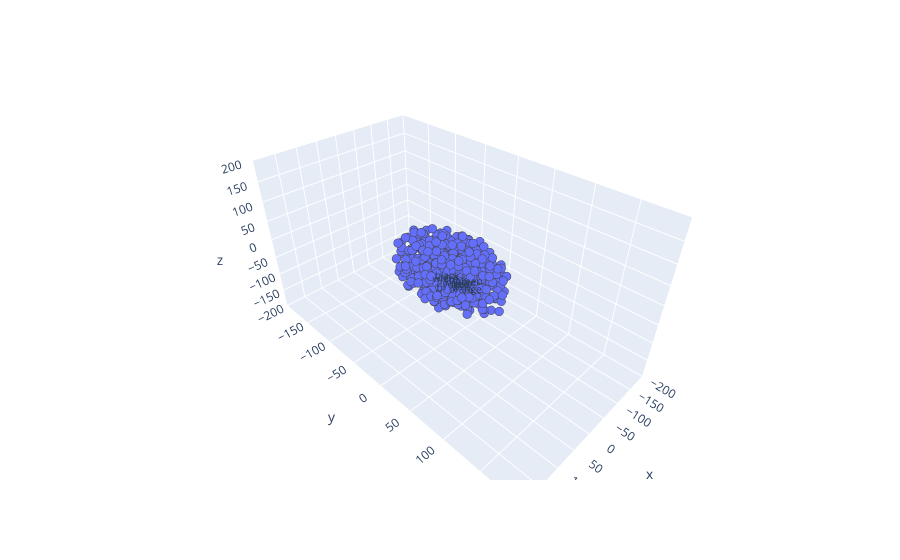

Source (notebook cell):
### Code cell
# Add some specific terms to sample:
colours = ['red','green','blue','orange','yellow','purple','pink','cream','brown','black','white','gray']

word_vectors = model.wv[colours+sample]

tsne = TSNE(n_components=3)
tsne_embedding = tsne.fit_transform(word_vectors)

x, y, z = np.transpose(tsne_embedding)


import plotly.express as px

r = (-200,200)
fig = px.scatter_3d(x=x, y=y, z=z, range_x=r, range_y=r, range_z=r, text=colours + [None] * 500)
fig.update_traces(marker=dict(size=3,line=dict(width=2)),textfont_size=10)
fig.show()

### Figure 1 — Plotly figure (JSON) as saved in the notebook; plotly's stock layout.template omitted (floating-point values rounded to 4 significant figures; data arrays with more than 128 entries replaced by an {"elided": "..."} marker saying what was removed)
{"data": [{"hovertemplate": "x=%{x}<br>y=%{y}<br>z=%{z}<br>text=%{text}<extra></extra>", "legendgroup": "", "marker": {"color": "#636efa", "line": {"width": 2}, "size": 3, "symbol": "circle"}, "mode": "markers+text", "name": "", "scene": "scene", "showlegend": false, "text": {"elided": "512 str values"}, "textfont": {"size": 10}, "type": "scatter3d", "x": {"elided": "512 float values"}, "y": {"elided": "512 float values"}, "z": {"elided": "512 float values"}}], "layout": {"legend": {"tracegroupgap": 0}, "margin": {"t": 60}, "scene": {"domain": {"x": [0, 1], "y": [0, 1]}, "xaxis": {"range": [-200, 200], "title": {"text": "x"}}, "yaxis": {"range": [-200, 200], "title": {"text": "y"}}, "zaxis": {"range": [-200, 200], "title": {"text": "z"}}}}}
